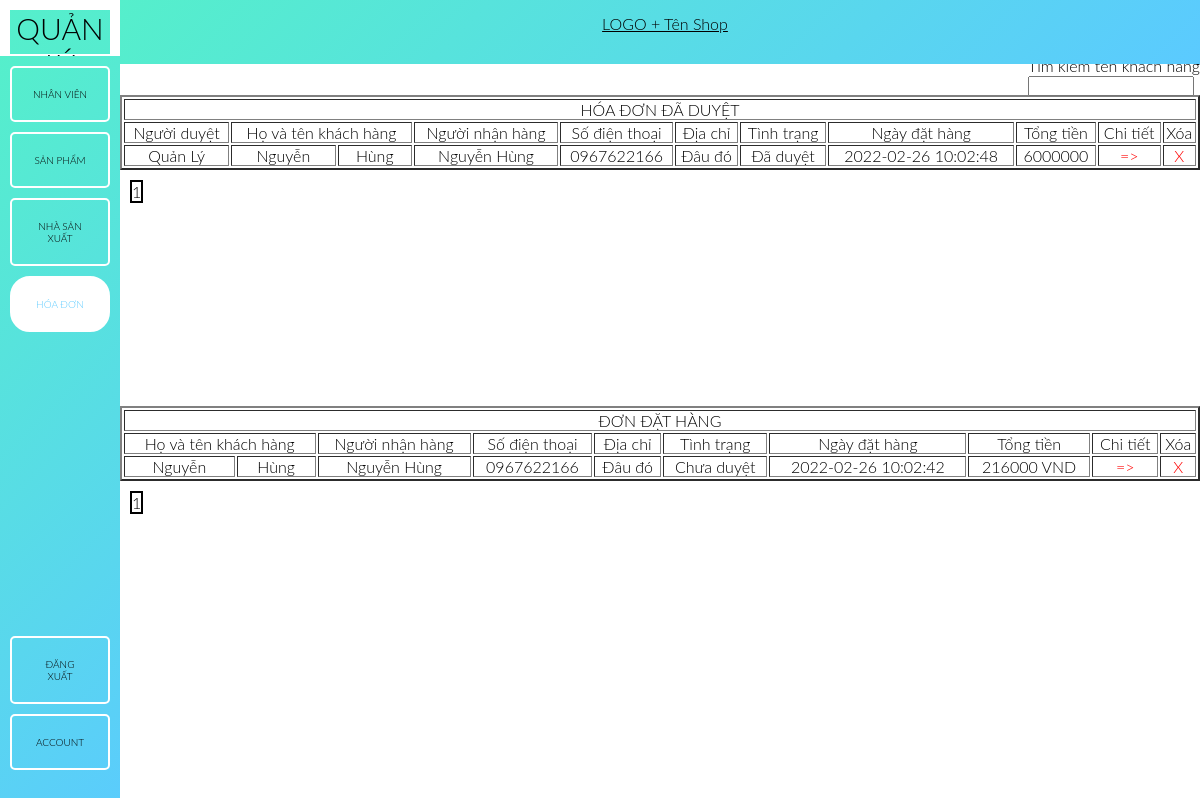
Screenshot of /admin/bill/index.php (signed in) with the database file from the repository.
### tables this page shows
CREATE TABLE `order` (
  `id` int(11) NOT NULL,
  `id_serve` int(11) DEFAULT NULL,
  `id_customer` int(11) NOT NULL,
  `name_receiver` varchar(50) NOT NULL,
  `phone_receiver` char(20) NOT NULL,
  `address_receiver` text NOT NULL,
  `status` int(1) NOT NULL,
  `date_order` timestamp NOT NULL DEFAULT CURRENT_TIMESTAMP,
  `total_price` float NOT NULL
);

CREATE TABLE `serve` (
  `id` int(11) NOT NULL,
  `name` varchar(50) NOT NULL,
  `gender` enum('Nam','Nữ','Khác') NOT NULL,
  `phone` varchar(50) NOT NULL,
  `identity` varchar(50) NOT NULL,
  `address` text NOT NULL,
  `level` int(2) NOT NULL,
  `wage` float NOT NULL,
  `account` varchar(255) DEFAULT NULL,
  `password` varchar(255) DEFAULT NULL,
  `token` varchar(50) DEFAULT NULL
);

CREATE TABLE `customer` (
  `id` int(11) NOT NULL,
  `user_name` varchar(50) NOT NULL,
  `last_name` varchar(25) NOT NULL,
  `first_name` varchar(25) NOT NULL,
  `gender` enum('Nam','Nữ','Khác') NOT NULL,
  `birth` date NOT NULL,
  `phone` varchar(15) NOT NULL,
  `address` text NOT NULL,
  `email` varchar(255) NOT NULL,
  `password` varchar(255) NOT NULL,
  `token` varchar(50) DEFAULT NULL
);

### admin/bill/page_and_search_bill.php (called while the page is built, shortened)
<?php
$page=1;
$search='';
$query_quantity_value="
select count(*)
from `order`
join serve on `order`.id_serve = serve.id
join customer on `order`.id_customer = customer.id
where `order`.status >= '1' and customer.first_name like '%$search%'";
$array_quantity_value = mysqli_query($connect,$query_quantity_value);
$resume_quantity_value=mysqli_fetch_array($array_quantity_value);
$quantity_value=$resume_quantity_value['count(*)'];
$quantity_value_one_page=5;
$quantity_page=ceil($quantity_value/$quantity_value_one_page);
$quantity_value_pass=$quantity_value_one_page*($page-1);
$query = "
select  `order`.id,serve.name,customer.first_name,customer.last_name,`order`.name_receiver,`order`.phone_receiver,`order`.address_receiver, `order`.status,`order`.date_order,`order`.total_price
from `order`
join serve on `order`.id_serve = serve.id
join customer on `order`.id_customer = customer.id
where `order`.status >= '1' and customer.first_name like '%$search%'
group by `order`.id,customer.first_name,customer.last_name,`order`.name_receiver,`order`.phone_receiver,`order`.address_receiver, `order`.status,`order`.date_order,`order`.total_price
order by `order`.date_order desc
limit $quantity_value_one_page
offset $quantity_value_pass";
$resume=mysqli_query($connect,$query);

### admin/bill/page_and_search_order.php (called while the page is built, shortened)
<?php
$page=1;
$search='';
$query_quantity_value="
select count(*)
from `order`
join customer on customer.id = `order`.id_customer
where `order`.status = '0' and customer.first_name like '%$search%'";
$array_quantity_value = mysqli_query($connect,$query_quantity_value);
$resume_quantity_value=mysqli_fetch_array($array_quantity_value);
$quantity_value=$resume_quantity_value['count(*)'];
$quantity_value_one_page=5;
$quantity_page=ceil($quantity_value/$quantity_value_one_page);
$quantity_value_pass=$quantity_value_one_page*($page-1);
$query = "
select `order`.id,customer.first_name,customer.last_name,`order`.name_receiver,`order`.phone_receiver,`order`.address_receiver,
`order`.status,`order`.date_order,`order`.total_price
from `order`
join customer on customer.id = `order`.id_customer
where `order`.status = '0' and customer.first_name like '%$search%'
group by `order`.id,customer.first_name,customer.last_name,`order`.name_receiver,`order`.phone_receiver,`order`.address_receiver,
`order`.status,`order`.date_order,`order`.total_price
order by `order`.date_order desc
limit $quantity_value_one_page
offset $quantity_value_pass";
$resume=mysqli_query($connect,$query);

### admin/bill/table_bill.php (the view)
<table width="100%" align="center" border="2px">
  <tr>
    <th colspan="11">HÓA ĐƠN ĐÃ DUYỆT</th>
  </tr>
  <tr>
    <th>Người duyệt</th>
    <th colspan="2">Họ và tên khách hàng</th>
    <th>Người nhận hàng</th>
    <th>Số điện thoại</th>
    <th>Địa chỉ</th>
    <th>Tình trạng</th>
    <th>Ngày đặt hàng</th>
    <th>Tổng tiền</th>
    <th>Chi tiết</th>
    <th>Xóa</th>
  </tr>
  <?php foreach ($resume as $get_bill){ ?>
    <tr>
      <td style="text-align:center"><?php echo $get_bill['name']; ?></td>
      <td style="text-align:center"><?php echo $get_bill['last_name']; ?></td>
      <td style="text-align:center"><?php echo $get_bill['first_name']; ?></td>
      <td style="text-align:center"><?php echo $get_bill['name_receiver']; ?></td>
      <td style="text-align:center"><?php echo $get_bill['phone_receiver']; ?></td>
      <td style="text-align:center"><?php echo $get_bill['address_receiver']; ?></td>
      <td style="text-align:center">
        <?php
        $status = $get_bill['status'];
        if ($status == 1) {
          echo 'Đã duyệt';
        }
        ?>
      </td>
      <td style="text-align:center"><?php echo $get_bill['date_order']; ?></td>
      <td style="text-align:center"><?php echo $get_bill['total_price']; ?></td>
      <td style="text-align:center">
        <a href="../detail_order?id=<?php echo $get_bill['id']; ?>&type=bill" style="color: red; text-decoration: none;">=></a>
      </td>
      <td style="text-align:center">
        <a href="delete_bill.php?id=<?php echo $get_bill['id']; ?>&type=bill" style="color: red; text-decoration: none;">X</a>
      </td>
    </tr>
  <?php } ?>
</table>
<?php for ($i=1; $i <=$quantity_page ; $i++) { ?>
  <a  href="?page=<?php echo $i ?>&search=<?php echo $search ?>">
    <span style="margin: 10px 10px; float: left; border: 2px solid black;"><?php echo $i ?> </span>
  </a>
  <?php } ?>

### admin/bill/table_order.php
<table width="100%" align="center" border="2px">
  <tr>
    <th colspan="10">ĐƠN ĐẶT HÀNG</th>
  </tr>
  <tr>
    <th colspan="2">Họ và tên khách hàng</th>
    <th>Người nhận hàng</th>
    <th>Số điện thoại</th>
    <th>Địa chỉ</th>
    <th>Tình trạng</th>
    <th>Ngày đặt hàng</th>
    <th>Tổng tiền</th>
    <th>Chi tiết</th>
    <th>Xóa</th>
  </tr>
  <?php foreach ($resume as $get_order){ ?>
    <tr>
      <td style="text-align:center"><?php echo $get_order['last_name']; ?></td>
      <td style="text-align:center"><?php echo $get_order['first_name']; ?></td>
      <td style="text-align:center"><?php echo $get_order['name_receiver']; ?></td>
      <td style="text-align:center"><?php echo $get_order['phone_receiver']; ?></td>
      <td style="text-align:center"><?php echo $get_order['address_receiver']; ?></td>
      <td style="text-align:center">
        <?php
        $status = $get_order['status'];
        if ($status == 0) {
          echo 'Chưa duyệt';
        }elseif ($status == 1) {
          echo 'Đã duyệt';
        }
        ?>
      </td>
      <td style="text-align:center"><?php echo $get_order['date_order']; ?></td>
      <td style="text-align:center"><?php echo $get_order['total_price']; ?> VND</td>
      <td style="text-align:center">
        <a href="../detail_order?id=<?php echo $get_order['id']; ?>&type=order" style="color: red; text-decoration: none;">=></a>
      </td>
      <td style="text-align:center">
        <a href="delete_bill.php?id=<?php echo $get_order['id']; ?>&type=order" style="color: red; text-decoration: none;">X</a>
      </td>
    </tr>
  <?php } ?>
</table>
<?php for ($i=1; $i <=$quantity_page ; $i++) { ?>
  <a  href="?page=<?php echo $i ?>&search=<?php echo $search ?>">
    <span style="margin: 10px 10px; float: left; border: 2px solid black;"><?php echo $i ?> </span>
  </a>
  <?php } ?>

### admin/assets/css/style.css (style rules this page uses)
* { padding: 0; margin: 0; box-sizing: border-box; font-family: "Lato", sans-serif; font-weight: 300; color: black; }

### rows the page displays
order: id_serve.name "Quản Lý", id_customer.last_name "Nguyễn", id_customer.first_name "Hùng", name_receiver "Nguyễn Hùng", phone_receiver "0967622166", address_receiver "Đâu đó", status "Đã duyệt", date_order "2022-02-26 10:02:48", total_price "6000000"
order: id_customer.last_name "Nguyễn", id_customer.first_name "Hùng", name_receiver "Nguyễn Hùng", phone_receiver "0967622166", address_receiver "Đâu đó", status "Chưa duyệt", date_order "2022-02-26 10:02:42", total_price "216000"
